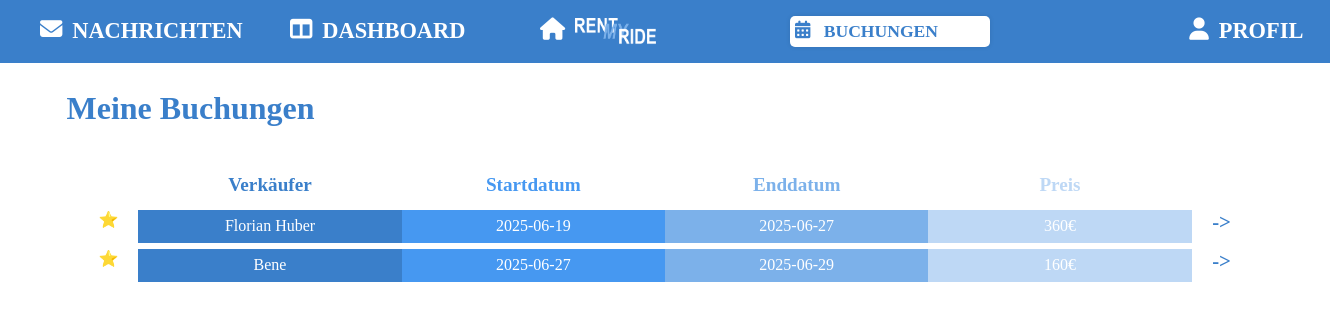
The app's page /project/pages/bookings.php (signed in) with its own data.
### tables this page shows
CREATE TABLE `bookings` (
  `id` int NOT NULL,
  `rentUser_id` int NOT NULL,
  `listing_id` int NOT NULL,
  `start_date` date NOT NULL,
  `end_date` date NOT NULL,
  `price` int NOT NULL
);

CREATE TABLE `user` (
  `id` int NOT NULL,
  `name` varchar(50) NOT NULL,
  `email` varchar(100) NOT NULL,
  `passwort` varchar(100) NOT NULL,
  `rating` int NOT NULL,
  `bio` varchar(1500) NOT NULL,
  `street` varchar(80) NOT NULL,
  `house_number` int NOT NULL,
  `postal_code` int NOT NULL,
  `town` varchar(100) NOT NULL
);

### project/pages/bookings.php (the view, shortened to what this page needs)
<?php
    require '../sql/mysql.php';
        require '../generalPhp/navigation.php';
?>
<!DOCTYPE html>
<html lang="en">
<head>
    <link rel="stylesheet" href="https://cdnjs.cloudflare.com/ajax/libs/font-awesome/6.5.0/css/all.min.css">
</head>
<body>
    <div id="grid">
            <h1>Meine Buchungen</h1>
        <div id="boxForInfos">
            <?php
                $userEmail = $_SESSION['email'];
                $sql1 = $conn->query("SELECT * FROM user WHERE email = '$userEmail'");
                if ($sql1 && $userRow = $sql1->fetch_assoc()) {
                    $userId = $userRow['id'];
                } else {
                    echo "<p>Benutzer nicht gefunden.</p>";
                    exit();
                }
                $sql = "SELECT * FROM bookings WHERE rentUser_id = '$userId'";
                $result = mysqli_query($conn, $sql);
                echo "
                <div class='gridBox' id='headlineTable'>
                <p class='headlineTable'></p>
                <p class='headlineTable'>Verkäufer</p>
                <p class='headlineTable' id='startDate'>Startdatum</p>
                <p class='headlineTable' id='endDate'>Enddatum</p>
                <p class='headlineTable' id='price'>Preis</p>
                <p class='headlineTable'></p>
                </div>
                ";
                if (mysqli_num_rows($result) > 0) {
                    while ($row = mysqli_fetch_assoc($result)) {
                        $listingId = $row['listing_id'];
                        $listingSql = $conn->query("SELECT user_id FROM listings WHERE id = '$listingId'");
                        if ($listingSql && $listingRow = $listingSql->fetch_assoc()) {
                            $ownerId = $listingRow['user_id'];
                            $ownerSql = $conn->query("SELECT name FROM user WHERE id = '$ownerId'");
                            if ($ownerSql && $ownerRow = $ownerSql->fetch_assoc()) {
                                $listingName = $ownerRow['name'];
                            } else {
                                $listingName = "Unbekannter Besitzer";
                            }
                        } else {
                            $listingName = "Unbekanntes Listing";
                        }
                        echo "<div class='gridBox' onclick='goToDetails({$listingId})'>
                        <a href='./rating.php?id={$ownerId}'class='rating' clickable' title='User bewerten'>⭐</a>
                        <p class='idStyle'>" . $listingName . "</p>";
                        echo "<p class='startStyle'>" . $row['start_date'] . "</p>";
                        echo "<p class='endStyle'>" . $row['end_date'] . "</p>";
                        echo "<p class='priceStyle'>" . $row['price'] . "€</p>";
                        echo "<a href='./product.php?id={$listingId}' id='details'>-></a></div>";
                    }
                } else {
                    echo "<p>Keine Buchungen gefunden.</p>";
                }
            ?>
        </div>
</body>
</html>

### project/css/bookings.css (style rules this page uses)
#grid { width: 100%; padding: 5%; padding-top: 2%; }
#boxForInfos { width: 90%; margin-top: 5vh; }
.gridBox p { padding: 3%; margin-bottom: 2%; color: #fff; }
a { text-decoration: none; }
.rating { transition: all 0.3s ease; }
#details { font-size: 1.3rem; font-weight: bold; color: var(--primary-color); }
.gridBox { width: 100%; display: grid; grid-template-columns: 5% 22% 22% 22% 22% 5%; justify-content: center; text-align: center; box-sizing: border-box; transition: all 0.3s ease-in-out; cursor: pointer; }
#startDate { color: var(--quaternary-color) !important; }
#endDate { color: var(--secondary-color) !important; }
#price { color: rgba(124, 177, 234, 0.495) !important; }
.idStyle { background-color: var(--primary-color); }
.startStyle { background-color: var(--quaternary-color); }
.endStyle { background-color: var(--secondary-color); }
.priceStyle { background-color: rgba(124, 177, 234, 0.495); }
h1 { color: var(--primary-color); font-weight: bold; }
.headlineTable { font-size: 1.2rem; font-weight: bold; color: var(--primary-color) !important; background-color: none; }

### project/css/generalSettings.css (style rules this page uses)
:root { --primary-color: #3A7FCA; --secondary-color: #7CB1EA; --tertiary-color: #FFF; --quaternary-color: #4698F1; --quinary-color: #000; --senary-color: #000; --septenary-color: #000; --octonary-color: #000; --nonary-color: #000; --denary-color: #000; --primary-font: 'InterX', sans-serif; --secondary-font: 'InterX', sans-serif; --tertiary-font: 'InterX', sans-serif; --quaternary-font: 'InterX', sans-serif; --quinary-font: 'InterX', sans-serif; --senary-font: 'InterX', sans-serif; --septenary-font: 'InterX', sans-serif; --octonary-font: 'InterX', sans-serif; --nonary-font: 'InterX', sans-serif; --denary-font: 'InterX', sans-serif; }
* { margin: 0; padding: 0; user-select: none; }
body { overflow-x: hidden; font-family: InterX; }

### records on screen
bookings: user.name "Florian Huber", start_date "2025-06-19", end_date "2025-06-27", price "360"
bookings: user.name "Bene", start_date "2025-06-27", end_date "2025-06-29", price "160"
